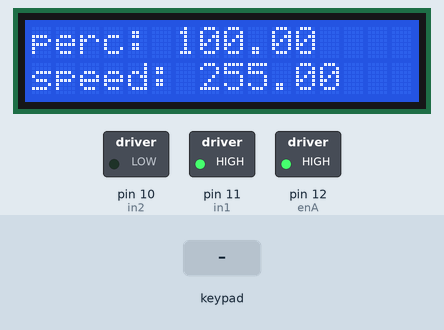
Recording of a sketch running on a simulated Arduino Mega 2560, built with avr-gcc and run on an emulated ATmega2560. Shown: 16×2 character LCD, switched loads named in the sketch (green lamp = pin HIGH). Inputs (shaded band) come from the test bench. What the sketch prints to the serial monitor is not drawn.

Above: at 1.2 s.
1.3 s: keypad keys 2 2 2 3 2 4 2 5 pressed 0.4 s apart
At 5.6 s:
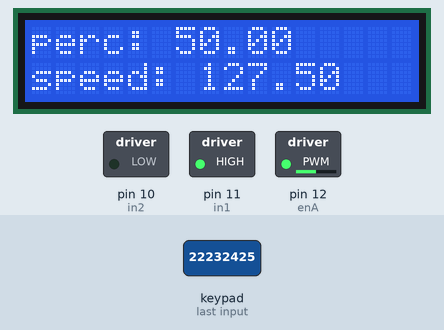
7.5 s: keypad keys 1 3 9 7 2 2 2 2 # pressed 0.4 s apart
At 11.9 s:
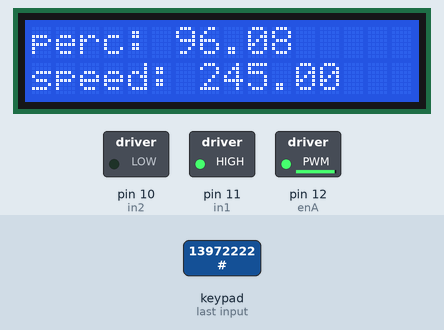
14.1 s: keypad keys 2 2 2 3 2 4 2 5 * pressed 0.4 s apart
At 18.3 s:
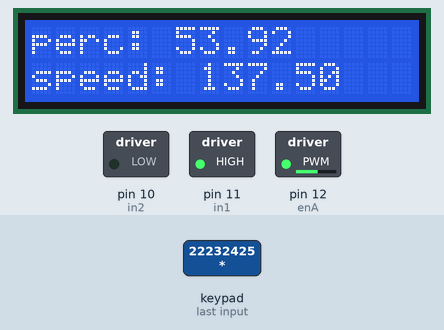
20.7 s: key 'A' pressed
At 21.8 s:
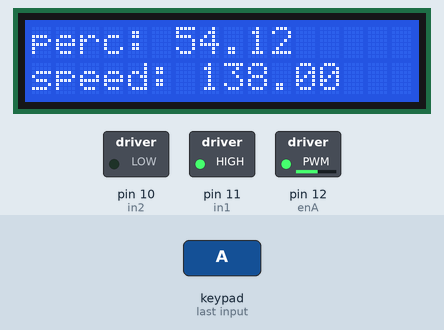
22.2 s: key 'C' pressed
At 23.2 s:
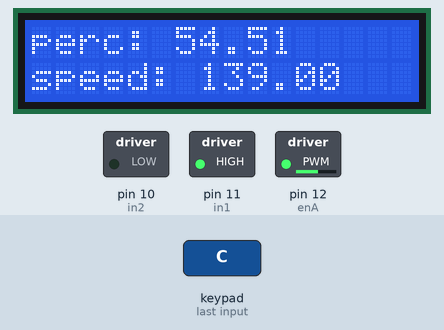
23.7 s: key '1' pressed
At 24.5 s:
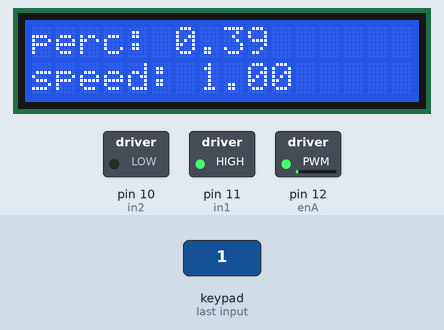
Timing chart, 0 to 26.7 s (numbered marks = the images above; inputs shaded):
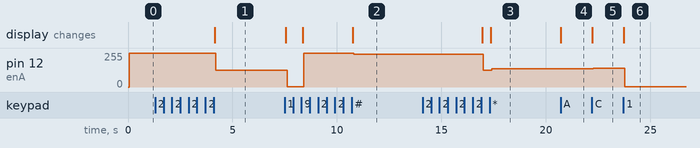

Measured:
- after the input at 1.3 s, pin 12 (enA): 255/255 → 127/255 after 2.9 s; the display: changes after 2.8 s (image 1)
- after the input at 7.5 s, pin 12 (enA): 127/255 → 1/255 after 0.11 s, → 255/255 0.80 s later, → 245/255 2.4 s later; the display: first changes after 0.06 s (image 2 shows a later state)
- after the input at 14.1 s, pin 12 (enA): 245/255 → 127/255 after 2.9 s, → 137/255 0.41 s later; the display: first changes after 2.8 s (image 3 shows a later state)
- after the input at 20.7 s, pin 12 (enA): 137/255 → 138/255 after 0.06 s; the display: changes at once (image 4)
- after the input at 22.2 s, pin 12 (enA): 138/255 → 139/255 after 0.07 s; the display: changes at once (image 5)
- after the input at 23.7 s, pin 12 (enA): 139/255 → 1/255 after 0.07 s; the display: changes at once (image 6)

The sketch:

main.ino
```cpp
#include <Keypad.h>
#include <LiquidCrystal.h>

// Setup LCD
const int rs = 9, en = 8, d4 = 5, d5 = 4, d6 = 3, d7 = 2;
LiquidCrystal lcd(rs, en, d4, d5, d6, d7);


// Setup ponte H
int enA = 12;
int in1 = 11;
int in2 = 10;

// Setup Keypad
const int ROW_NUM = 4;
const int COLUMN_NUM = 4;

char keys[ROW_NUM][COLUMN_NUM] = {
  {'1','2','3', 'A'},
  {'4','5','6', 'B'},
  {'7','8','9', 'C'},
  {'*','0','#', 'D'}
};

byte pin_rows[ROW_NUM] = {22, 23, 24, 25}; //connect to the row pinouts of the keypad
byte pin_column[COLUMN_NUM] = {26, 27, 28, 29}; //connect to the column pinouts of the keypad


Keypad keypad = Keypad( makeKeymap(keys), pin_rows, pin_column, ROW_NUM, COLUMN_NUM );

// Setup variabili potenza motori
const float maxPower = 255.0;
float motorPower = 255.0;
float percentage = 100.0;

void setup()
{
  // Setup LCD, 16 segmenti 2 righe
  lcd.begin(16, 2);
  // Setup pin ponte H
  pinMode(enA, OUTPUT);
  pinMode(in1, OUTPUT);
  pinMode(in2, OUTPUT);

  // Setup seriale
  Serial.begin(9600);

  // Inizia a muovere i motori in verso orario
  digitalWrite(in1, HIGH);
	digitalWrite(in2, LOW);

}

void loop()
{
  // pulisce lo schermo lcd dal giro precedente
  lcd.clear();
  // imposta la potenza del motore a motorPower. Al primo giro sarà 100% (255) e verrà modificato ogni giro
  analogWrite(enA, motorPower);
  // legge i tasti premuti sul keypad
  char key = keypad.getKey();


  // modifica la potenza del motore in base al tasto premuto
  pressedKey(key, motorPower, percentage);


  // stampa sulla seriale
  serial(motorPower, percentage);
  // stampa sull'LCD
  liquid(motorPower, percentage);
}


void pressedKey( char key, float & motorPower, float & percentage ){
  // Se preme il tasto B diminuisce la velocità di 0.5
  if (key == 'B'){
    if (motorPower > 0.5){
      motorPower = motorPower - 0.5;
      percentage = motorPower / 2.55;
    } else {
      Serial.println("Sei già al minimo della potenza");
    }
  // Se preme il tasto A aumenta la velocità di 0.5
  } else if (key == 'A'){
    if (motorPower < 255){
      motorPower += 0.5;
      percentage = motorPower / 2.55;
    } else {
      Serial.println("Sei già al massimo della potenza");
    }
  // Se preme il tasto C aumenta la velocità di 1
  } else if (key == 'C'){
    if (motorPower < 255){
      motorPower += 1;
      percentage = motorPower / 2.55;
    } else {
      Serial.println("Sei già al massimo della potenza");
    }
  // Se preme il tasto D diminuisce la velocità di 1
  } else if (key == 'D'){
    if (motorPower > 1){
      motorPower = motorPower - 1;
      percentage = motorPower / 2.55;
    } else {
      Serial.println("Sei già al minimo della potenza");
    }
  // Se preme il tasto 1 mette la velocità del motore al minimo
  } else if (key == '1'){
    motorPower = 1;
    percentage = motorPower / 2.55;
  // Se preme il tasto 5 mette la velocità del motore al 50%
  } else if (key == '5'){
    motorPower = maxPower / 2;
    percentage = motorPower / 2.55;
  // Se preme il tasto 9 mette la velocità del motore al 100%
  } else if (key == '9'){
    motorPower = maxPower;
    percentage = motorPower / 2.55;
  // Se preme il tasto # diminuisce la velocità di 10
  } else if (key == '#'){
    if (motorPower > 10){
      motorPower = motorPower - 10;
      percentage = motorPower / 2.55;
    } else {
      Serial.println("Sei già al minimo della potenza");
    }
  // Se preme il tasto # aumenta la velocità di 10
  } else if (key == '*'){
    if (motorPower <= 250){
      motorPower = motorPower + 10;
      percentage = motorPower / 2.55;
    } else {
      Serial.println("Sei già al minimo della potenza");
    }
  }
}

void serial(float mp, float p){
  Serial.print("Potenza attuale: ");
  Serial.print(mp);
  Serial.print("    Percentage: ");
  Serial.println(p);
}

void liquid(float mp, float p){
  lcd.setCursor(0, 0);
  lcd.print("perc: ");
  lcd.print(p);
  lcd.setCursor(0, 1);
  lcd.print("speed: ");
  lcd.print(mp);
  delay(50);
}
```
